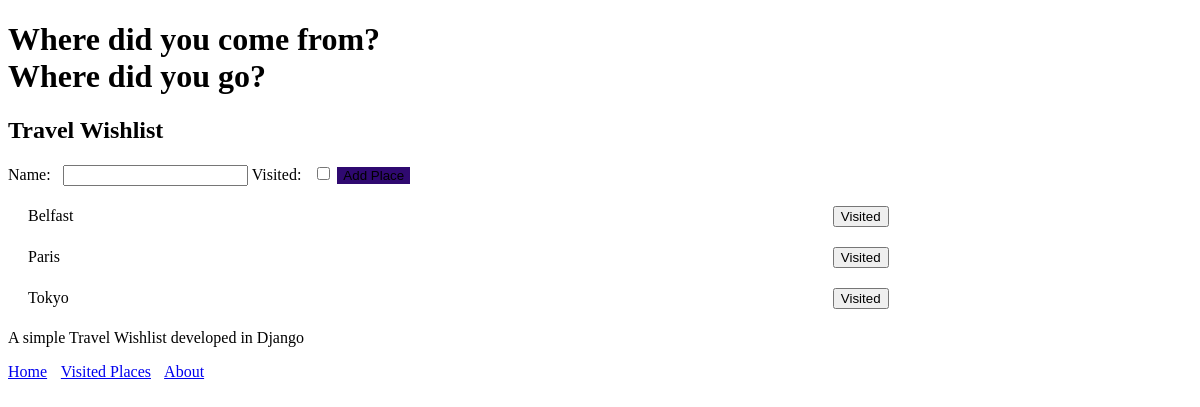
Before: / with the older database file.
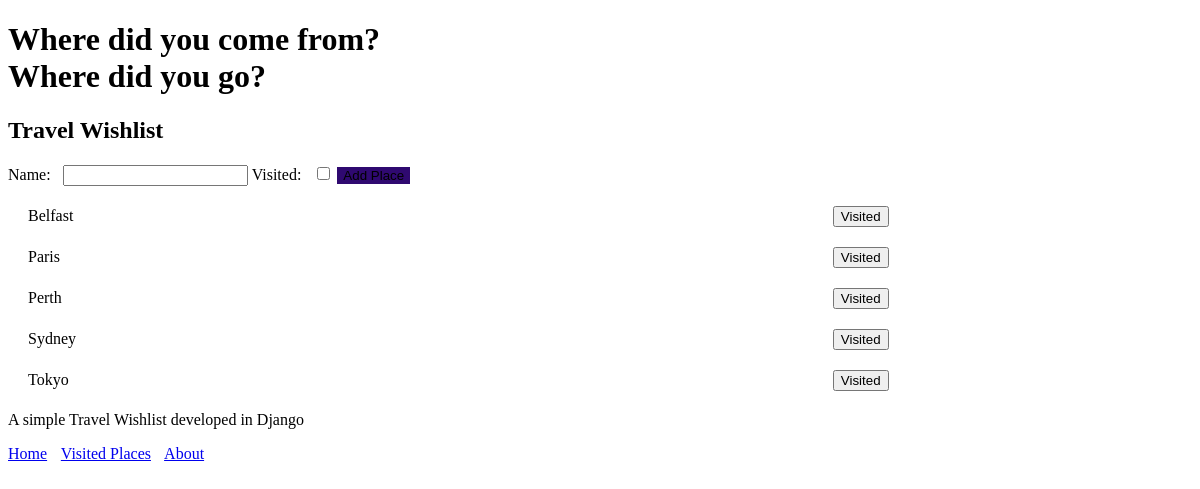
After: the same page with the newer database file.
### travel_wishlist/models.py (models this page shows, shortened)
class Place(models.Model):
    name = models.CharField(max_length=200)
    visited = models.BooleanField(default=False)

### travel_wishlist/views.py (the view)
# urls.py: path('', views.place_list, name='place_list'),
def place_list(request):
    if request.method == 'POST':
        form = NewPlaceForm(request.POST)
        place = form.save()
        if form.is_valid():
            place.save()
            return redirect('place_list')
    places = Place.objects.filter(visited=False).order_by('name')
    new_place_form = NewPlaceForm()
    return render(request, 'travel_wishlist/wishlist.html', {'places': places, 'new_place_form': new_place_form})

### travel_wishlist/forms.py
class NewPlaceForm(forms.ModelForm):
    class Meta:
        model = Place
        fields = ('name','visited')

### travel_wishlist/templates/travel_wishlist/wishlist.html (shortened to what this page needs)
{% extends 'travel_wishlist/base.html' %}
{% block content %}
<h2>Travel Wishlist</h2>
<form method="POST" action="{% url 'place_list' %}">
    {{ new_place_form }}
    <button id="add-place" type="submit">Add Place</button>
</form>
{% for place in places %}
<div class="wishlist-place">
    <span class="place-name">{{  place.name }}</span>
    <form class="visited-form" method="POST" action="{% url 'place_visited' place.pk %}">
        <button>Visited</button>
    </form>
</div>
{% empty %}
<p>
    You have no places in your list
</p>
{% endfor %}
{% endblock %}

Changed rows visible on the page:
added Place: name "Perth"
added Place: name "Sydney"
